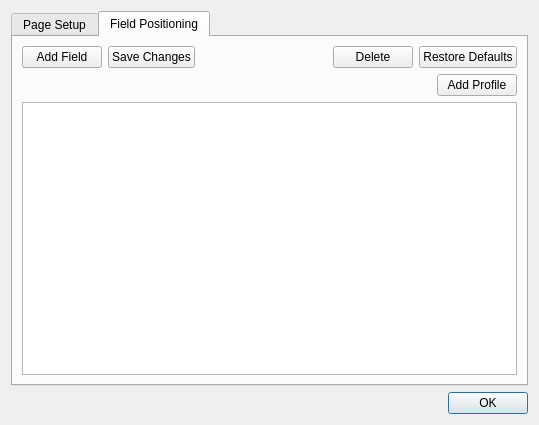
<?xml version="1.0" encoding="UTF-8"?>
<ui version="4.0">
 <class>PrintoutSettingsDialog</class>
 <widget class="QDialog" name="PrintoutSettingsDialog">
  <property name="geometry">
   <rect>
    <x>0</x>
    <y>0</y>
    <width>539</width>
    <height>425</height>
   </rect>
  </property>
  <property name="windowTitle">
   <string>Printout Settings</string>
  </property>
  <layout class="QVBoxLayout" name="verticalLayout_2">
   <item>
    <widget class="QTabWidget" name="tabWidget">
     <property name="currentIndex">
      <number>1</number>
     </property>
     <widget class="QWidget" name="tab">
      <attribute name="title">
       <string>Page Setup</string>
      </attribute>
      <layout class="QVBoxLayout" name="verticalLayout_3">
       <item>
        <layout class="QHBoxLayout" name="horizontalLayout_2">
         <item>
          <widget class="QGroupBox" name="groupBox">
           <property name="title">
            <string>Page Dimensions</string>
           </property>
           <layout class="QGridLayout" name="gridLayout">
            <item row="0" column="0">
             <widget class="QLabel" name="label">
              <property name="text">
               <string>Page Width (in):</string>
              </property>
             </widget>
            </item>
            <item row="0" column="1">
             <widget class="QDoubleSpinBox" name="spinPageWidth">
              <property name="decimals">
               <number>2</number>
              </property>
              <property name="value">
               <double>7.000000000000000</double>
              </property>
             </widget>
            </item>
            <item row="1" column="0">
             <widget class="QLabel" name="label_2">
              <property name="text">
               <string>page Height (in):</string>
              </property>
             </widget>
            </item>
            <item row="1" column="1">
             <widget class="QDoubleSpinBox" name="spinPageHeight">
              <property name="value">
               <double>4.000000000000000</double>
              </property>
             </widget>
            </item>
           </layout>
          </widget>
         </item>
         <item>
          <spacer name="horizontalSpacer_2">
           <property name="orientation">
            <enum>Qt::Horizontal</enum>
           </property>
           <property name="sizeHint" stdset="0">
            <size>
             <width>40</width>
             <height>20</height>
            </size>
           </property>
          </spacer>
         </item>
        </layout>
       </item>
       <item>
        <spacer name="verticalSpacer">
         <property name="orientation">
          <enum>Qt::Vertical</enum>
         </property>
         <property name="sizeHint" stdset="0">
          <size>
           <width>20</width>
           <height>221</height>
          </size>
         </property>
        </spacer>
       </item>
      </layout>
     </widget>
     <widget class="QWidget" name="tab_2">
      <attribute name="title">
       <string>Field Positioning</string>
      </attribute>
      <layout class="QVBoxLayout" name="verticalLayout">
       <item>
        <layout class="QHBoxLayout" name="horizontalLayout">
         <item>
          <widget class="QPushButton" name="cmdAddField">
           <property name="text">
            <string>Add Field</string>
           </property>
          </widget>
         </item>
         <item>
          <widget class="QPushButton" name="cmdSaveChanges">
           <property name="text">
            <string>Save Changes</string>
           </property>
          </widget>
         </item>
         <item>
          <spacer name="horizontalSpacer">
           <property name="orientation">
            <enum>Qt::Horizontal</enum>
           </property>
           <property name="sizeHint" stdset="0">
            <size>
             <width>40</width>
             <height>20</height>
            </size>
           </property>
          </spacer>
         </item>
         <item>
          <widget class="QPushButton" name="cmdDelete">
           <property name="text">
            <string>Delete</string>
           </property>
          </widget>
         </item>
         <item>
          <widget class="QPushButton" name="cmdDefaults">
           <property name="text">
            <string>Restore Defaults</string>
           </property>
          </widget>
         </item>
        </layout>
       </item>
       <item>
        <layout class="QHBoxLayout" name="horizontalLayout_3">
         <item>
          <spacer name="horizontalSpacer_3">
           <property name="orientation">
            <enum>Qt::Horizontal</enum>
           </property>
           <property name="sizeHint" stdset="0">
            <size>
             <width>40</width>
             <height>20</height>
            </size>
           </property>
          </spacer>
         </item>
         <item>
          <widget class="QPushButton" name="cmdAddProfile">
           <property name="text">
            <string>Add Profile</string>
           </property>
          </widget>
         </item>
        </layout>
       </item>
       <item>
        <widget class="QTableView" name="tblFields"/>
       </item>
      </layout>
     </widget>
    </widget>
   </item>
   <item>
    <widget class="QDialogButtonBox" name="buttonBox">
     <property name="standardButtons">
      <set>QDialogButtonBox::Ok</set>
     </property>
    </widget>
   </item>
  </layout>
 </widget>
 <resources/>
 <connections/>
</ui>
